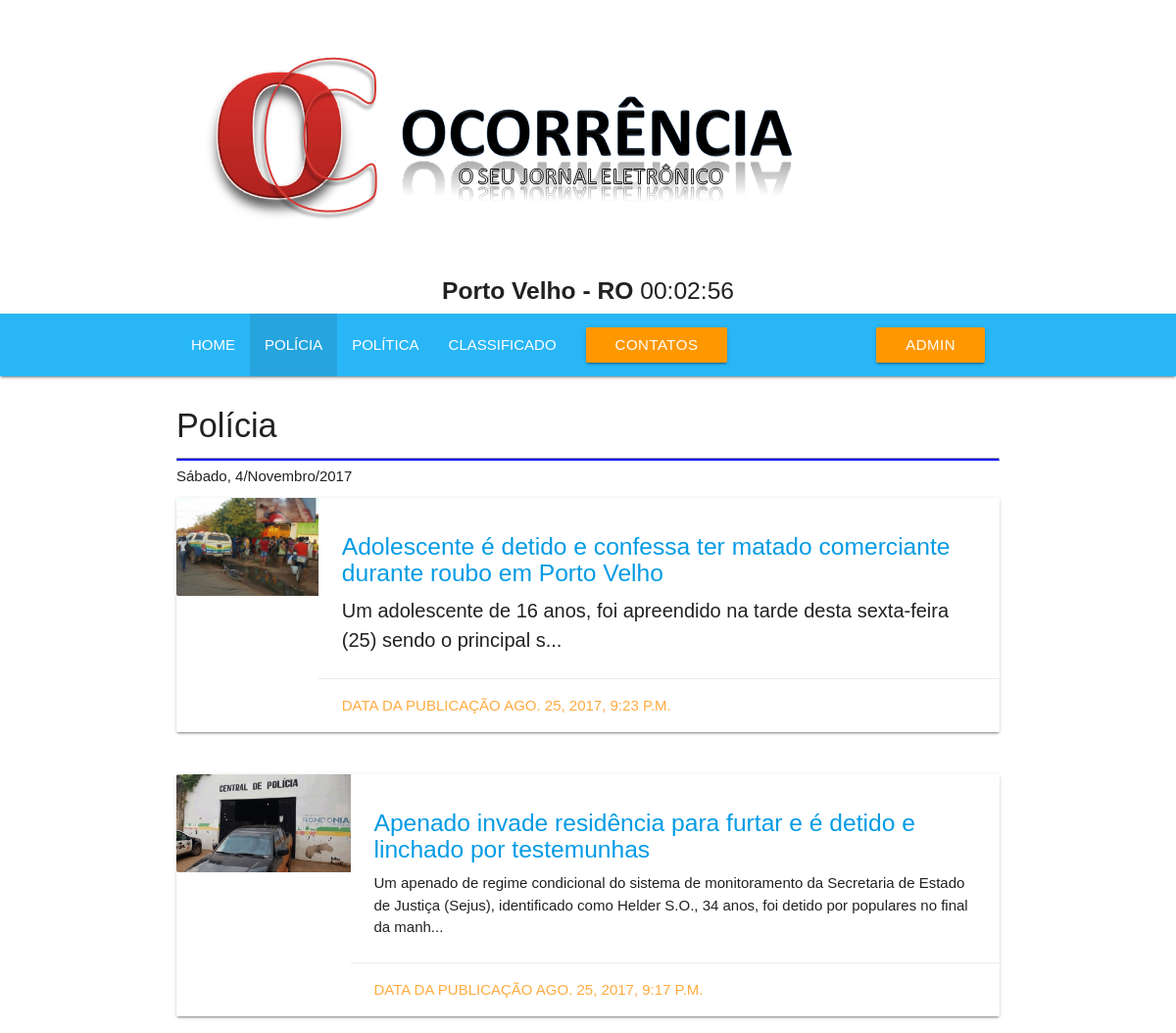
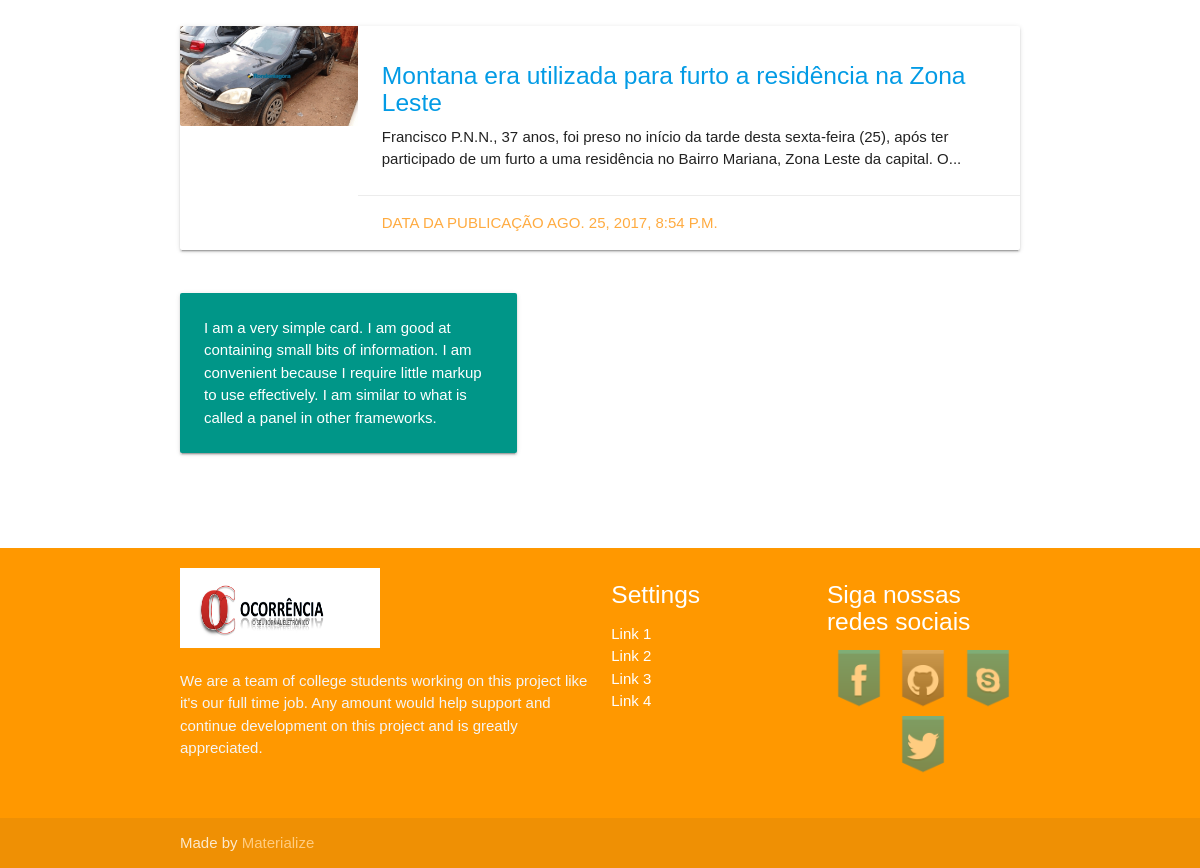
The app's page /policia_poster/ with its own data (2 pictures, top to bottom).
### coreocorrencia/models.py (models this page shows, shortened)
class Poster(models.Model):
    autor = models.ForeignKey('auth.User')
    titulo = models.CharField(max_length=200)
    fonte = models.CharField(max_length=200)
    imagen = models.ImageField(storage=fs)
    texto = RichTextField()
    data_criacao = models.DateTimeField('Data de Criação', default=timezone.now)
    data_publicacao = models.DateTimeField('Data de Publicação', blank=True, null=True)
    class Meta:
        ordering= ('-data_publicacao',)

### coreocorrencia/views.py (the view)
# urls.py: url(r'^policia_poster/$',views.policia),
def policia(request):
    posts = Poster.objects.filter()
    return render (request, 'policia_poster.html', {'posts':posts})

### coreocorrencia/templates/policia_poster.html (shortened to what this page needs)
{% extends "base/base.html" %}
{% block menu %}
{% include 'base/nav_menu_policia.html' %}
{% endblock %}
{% block conteudo %}
{% load staticfiles %}
  <div class="container">
    <div class="section">
        <div class="col s12 m12">
          <h4>Polícia</h4><hr style="border-bottom:2px solid blue">
          {% include 'include/data.html' %}
        </div>
        {% for poster in posts %}
       <div class="row">
          <div class="col s12 m12">
            <div class="card horizontal">
              <div class="card-image">
                <img src="{{ poster.imagen.url }}" width="100" height="100">
              </div>
              <div class="card-stacked">
                <div class="card-content">
                  <a href="/policia_detalhes/{{poster.id}}"><p><h5>{{ poster.titulo}}</h5></p></a>
                    {{ poster.texto|safe|truncatechars:200}}
                </div>
                <div class="card-action">
                  <a href="/policia_detalhes/{{poster.id}}">Data da Publicação {{ poster.data_publicacao }}</a>
                </div>
              </div>
            </div>
          </div>
       </div>
      {% endfor %}
<div class="row">
  <div class="col s12 m5">
    <div class="card-panel teal">
        <span class="white-text">I am a very simple card. I am good at containing small bits of information.
        I am convenient because I require little markup to use effectively. I am similar to what is called a panel in other frameworks.
        </span>
     </div>
  </div>
</div>
    </div>
    <br><br>
  </div>
{% endblock %}

### coreocorrencia/templates/base/base.html (shortened to what this page needs)
{% load static from staticfiles%}
<!DOCTYPE html>
<html lang="pt-br">
<head>
{% include 'base/head.html' %}
</head>
<body>
{% block menu %}
{% endblock%}
{% block conteudo%}{% endblock %}
  <footer class="page-footer orange">
{% include 'base/footer.html' %}
  </footer>
  </body>
</html>

### coreocorrencia/templates/base/head.html (shortened to what this page needs)
{% load static from staticfiles%}
<link href=" {% static "css/materialize.css" %}" type="text/css" rel="stylesheet" media="screen,projection"/>
<link href=" {% static "css/rede-sociais.css" %}" type="text/css" rel="stylesheet" media="screen,projection"/>
<link href=" {% static "css/fonte.css" %}" type="text/css" rel="stylesheet" media="screen,projection"/>
<link href=" {% static "css/style.css" %}" type="text/css" rel="stylesheet" media="screen,projection"/>

### coreocorrencia/templates/base/nav_menu_policia.html
{% load static from staticfiles%}
<center>
<img src="{% static 'img/ocorrencia.png' %}" >
{% include 'include/horas.html' %}
</center>
<nav class="light-blue lighten-1" role="navigation">
  <div class="nav-wrapper container">
    <div class="nav-wrapper">
      <ul class="left hide-on-med-and-down">
        <li ><a href="/">HOME</a></li>
        <li class="active"><a href="/policia_poster/">POLÍCIA</a></li>
        <li ><a href="/politica_poster/">POLÍTICA</a></li>
        <li ><a href="/classificado/">CLASSIFICADO</a></li>
        <li ><a href="/contato/" class="waves-effect orange btn">CONTATOS</a></li>
      </ul>
      <ul class="right hide-on-med-and-down">
        <li><a href="/admin/" class="waves-effect orange btn">Admin</a></li>
  </div>
</nav>

### coreocorrencia/templates/include/horas.html (shortened to what this page needs)
<h5>
<b>Porto Velho - RO</b>
<SPAN ID="Clock">00:00:00</SPAN>
</h5>

### coreocorrencia/templates/include/data.html (shortened to what this page needs)
<h6>
</h6>

### coreocorrencia/templates/base/footer.html (shortened to what this page needs)
{% load static from staticfiles%}
<div class="container">
  <div class="row">
    <div class="col l6 s12">
      <img src="{% static 'img/ocorrencia.png' %}" width="200" height="80">
      <p class="grey-text text-lighten-4">We are a team of college students working on this project like it's our full time job. Any amount would help support and continue development on this project and is greatly appreciated.</p>
    </div>
    <div class="col l3 s12">
      <h5 class="white-text">Settings</h5>
      <ul>
        <li><a class="white-text" href="#!">Link 1</a></li>
        <li><a class="white-text" href="#!">Link 2</a></li>
        <li><a class="white-text" href="#!">Link 3</a></li>
        <li><a class="white-text" href="#!">Link 4</a></li>
      </ul>
    </div>
    <div class="col l3 s12">
                <h5 class="white-text">Siga nossas redes sociais</h5>
                <center>
                <ul>
                <article class="icone">
                 <a href="#" class="sb-icone" target="_blank" title="Facebook"><img src=" {% static 'rede/Facebook-icon.png' %} " width="60" height="60"></a>
                 <a href="#" class="sb-icone" target="_blank" title="Github"><img src="{% static 'rede/Github-icon.png' %}" width="60" height="60"></a>
                 <a href="#!" class="sb-icone" target="_blank" title="Skype" ><img src="{% static 'rede/Skype-icon.png' %}" width="60" height="60"></a>
                 <a href="#!"  class="sb-icone" target="_blank" title="Twitter"><img src="{% static 'rede/Twitter-icon.png' %}" width="60" height="60"></a>
                </ul>
                </center>
              </div>
  </div>
</div>
<div class="footer-copyright">
  <div class="container">
  Made by <a class="orange-text text-lighten-3" href="http://materializecss.com">Materialize</a>
  </div>
</div>

### coreocorrencia/templates/base/js.html (shortened to what this page needs)
{% load static from staticfiles%}

### static/css/rede-sociais.css (style rules this page uses)
.sb-icone { text-decoration: none; border: none; }
.sb-icone img { opacity:.50; }

### records on screen
Poster: imagen (picture), titulo "Adolescente é detido e confessa ter matado comerciante durante roubo em Porto Velho", texto "Um adolescente de 16 anos, foi apreendido na tarde desta sexta-feira (25) sendo o principal s...", data_publicacao "AGO. 25, 2017, 9:23 P.M."
Poster: imagen (picture), titulo "Apenado invade residência para furtar e é detido e linchado por testemunhas", texto "Um apenado de regime condicional do sistema de monitoramento da Secretaria de Estado de Justiça (Sejus), identificado como Helder S.O., 34 anos, foi detido por populares no final da manh...", data_publicacao "AGO. 25, 2017, 9:17 P.M."
Poster: imagen (picture), titulo "Montana era utilizada para furto a residência na Zona Leste", texto "Francisco P.N.N., 37 anos, foi preso no início da tarde desta sexta-feira (25), após ter participado de um furto a uma residência no Bairro Mariana, Zona Leste da capital. O...", data_publicacao "AGO. 25, 2017, 8:54 P.M."
